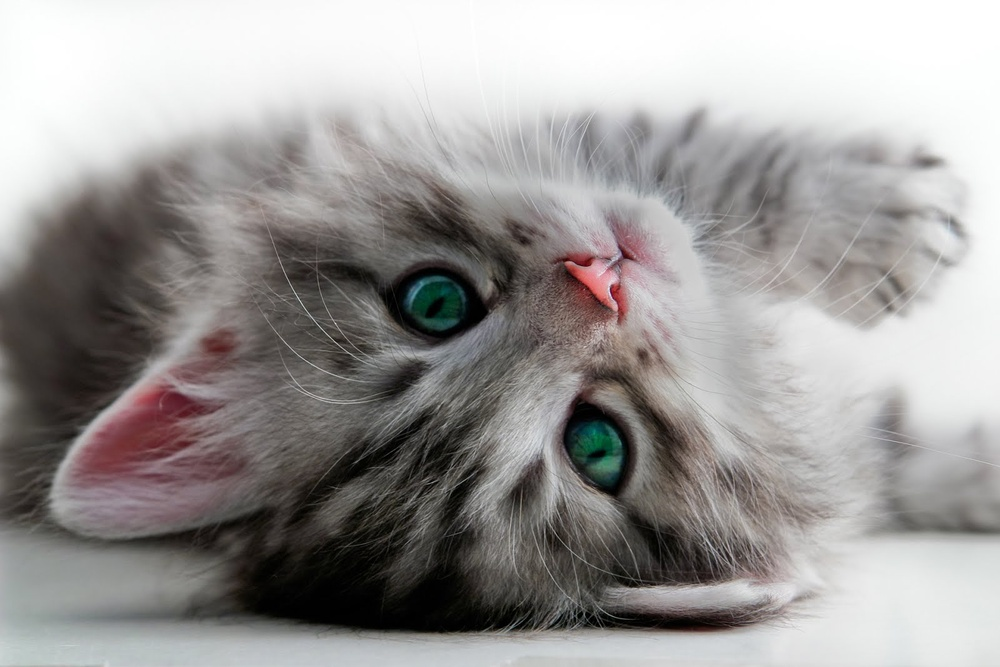
#> input picture ejemplo.jpg, 1000 x 667 px, shrunk from 1600 x 1067 before the run, given in place of the camera
$ python seguircolor.py
#> lines starting #> are read from the running program, lines starting #| are printed output that depends on the picture; after the words box and inside, x2 and y2 are one past the last pixel; in counts of white or black regions, pixels touching at a corner belong together
import cv2
import numpy as np

# Rango de color verde en HSV (puedes ajustarlo)
lower_color = np.array([40, 70, 70])
upper_color = np.array([80, 255, 255])

# Inicializar cámara
cap = cv2.VideoCapture(0)

# Lista para guardar posiciones anteriores
trail_points = []

# Tamaño máximo del rastro
max_trail_length = 50

while True:
    ret, frame = cap.read()
#> frame is the input picture: shape (667, 1000, 3); mean B, G, R 152.2, 153.5, 156.3
    if not ret:
        break

    # Convertir a HSV
    hsv = cv2.cvtColor(frame, cv2.COLOR_BGR2HSV)
#> hsv: shape (667, 1000, 3); mean H, S, V 43.6, 19.7, 157.5

    # Máscara del color objetivo
    mask = cv2.inRange(hsv, lower_color, upper_color)
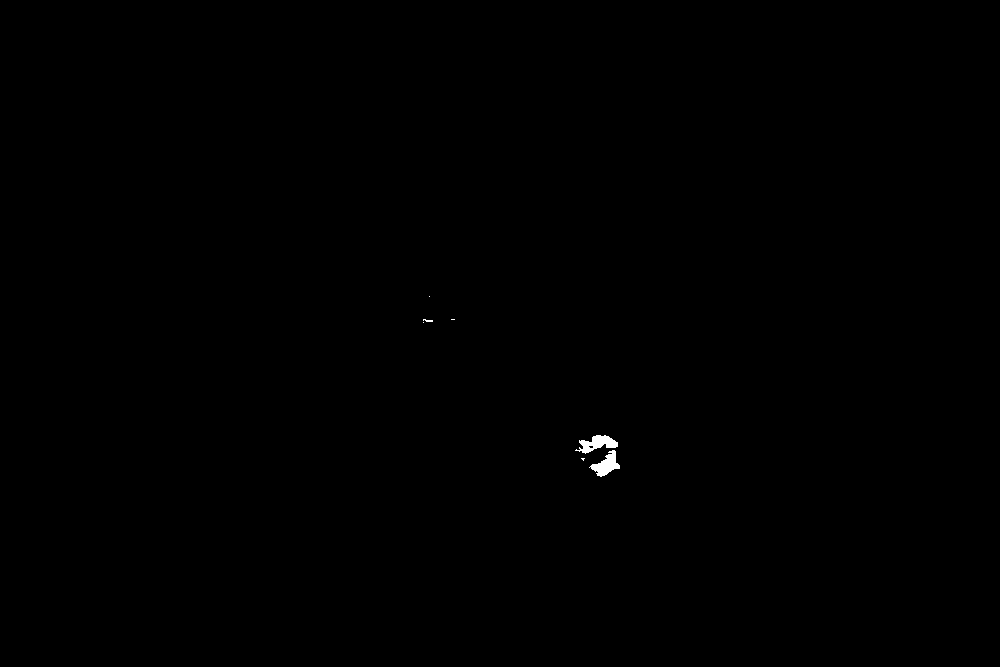
#> mask: shape (667, 1000); 0.12% white; 7 white regions (5 under 20 px), largest, box (x1, y1, x2, y2) and area: (575, 435, 618, 454) 409, (589, 450, 620, 477) 387
    mask = cv2.erode(mask, None, iterations=1)
#> mask: shape (667, 1000); 0.08% white; 2 white regions, box (x1, y1, x2, y2) and area: (592, 451, 619, 475) 263, (581, 436, 617, 452) 252
    mask = cv2.dilate(mask, None, iterations=2)
#> mask: shape (667, 1000); 0.15% white; 1 white region

    # Buscar contornos del objeto detectado
    contours, _ = cv2.findContours(mask, cv2.RETR_EXTERNAL, cv2.CHAIN_APPROX_SIMPLE)
#> contours = 1 contour; box (x1, y1, x2, y2) and area: (579, 434, 621, 477) 920
    if contours:
        c = max(contours, key=cv2.contourArea)
#> c = contour of 79 points, box (x1, y1, x2, y2) (579, 434, 621, 477), area 920
        ((x, y), radius) = cv2.minEnclosingCircle(c)
#> x = 599.5; y = 454.5; radius = 25.11

        if radius > 3:
            # Agregar punto actual al rastro
            center = (int(x), int(y))
#> center = (599, 454)
            trail_points.append(center)

            # Limitar longitud del rastro
            if len(trail_points) > max_trail_length:
                trail_points.pop(0)

    # Dibujar rastro como líneas conectadas
    for i in range(1, len(trail_points)):
        if trail_points[i - 1] is None or trail_points[i] is None:
            continue

        # Crear un gradiente de color púrpura → rosa
        alpha = i / len(trail_points)
        r = int(255 * (1 - alpha) + 255 * alpha)
        g = int(0 * (1 - alpha) + 105 * alpha)
        b = int(255 * (1 - alpha) + 180 * alpha)

        cv2.line(frame, trail_points[i - 1], trail_points[i], (b, g, r), 4)
#> this loop made 0 passes

    # Mostrar ventana
    cv2.imshow("Rastro con Lógica Diferente", frame)

    # Salir con ESC
    if cv2.waitKey(1) & 0xFF == 27:
#> (key Esc is pressed here)
        break

# Liberar cámara y cerrar ventanas
cap.release()
cv2.destroyAllWindows()
